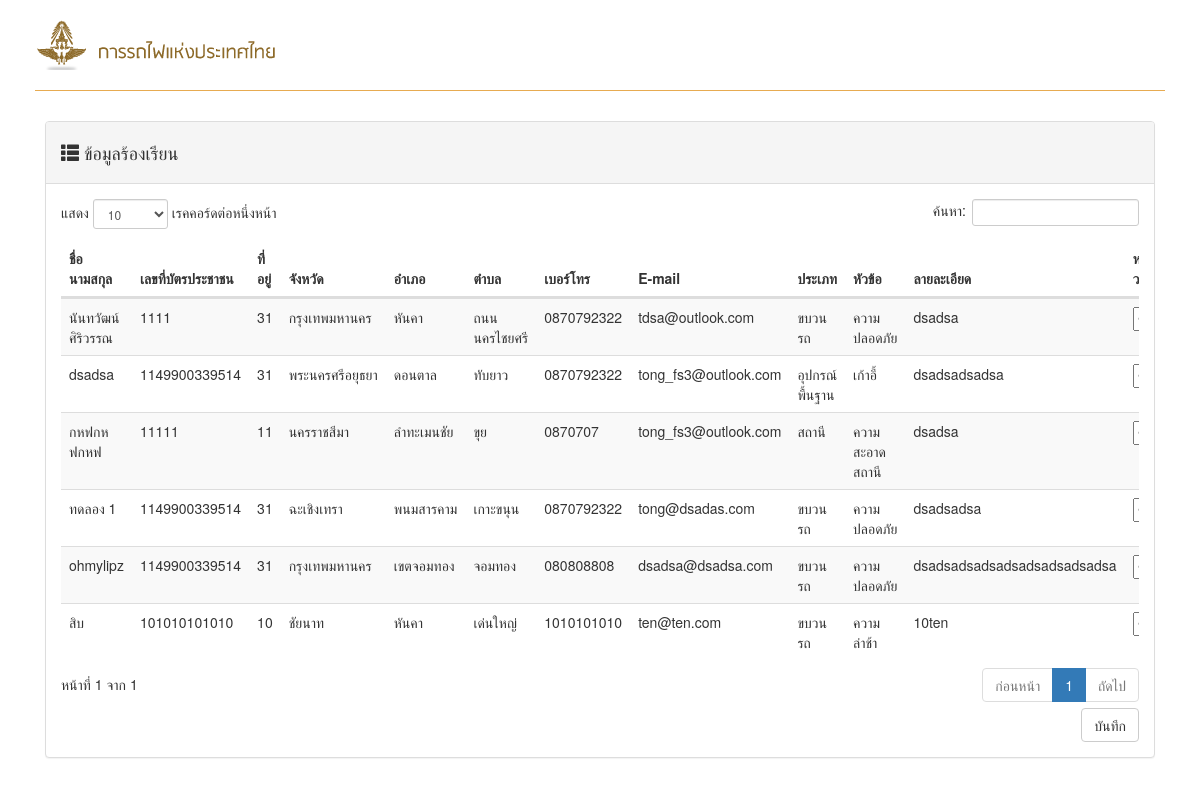
The page /admin/fin_display_complain_admin.php on the database its author committed.
### tables this page shows
CREATE TABLE `complaintform` (
  `complaintform_id` int(10) NOT NULL,
  `complaint_name` varchar(200) NOT NULL,
  `personal_id` varchar(13) NOT NULL,
  `address` varchar(50) NOT NULL,
  `province_id` int(10) NOT NULL,
  `districts_id` int(10) NOT NULL,
  `amphur_id` int(10) NOT NULL,
  `email` varchar(100) NOT NULL,
  `tel` varchar(10) NOT NULL,
  `complainttype_id` int(10) NOT NULL,
  `service_id` int(11) NOT NULL,
  `description` varchar(5000) NOT NULL,
  `status` int(10) NOT NULL,
  `responsible` int(10) NOT NULL
);

CREATE TABLE `province` (
  `PROVINCE_ID` int(5) NOT NULL,
  `PROVINCE_CODE` varchar(2) NOT NULL,
  `PROVINCE_NAME` varchar(150) NOT NULL,
  `GEO_ID` int(5) NOT NULL DEFAULT '0'
);

CREATE TABLE `amphur` (
  `AMPHUR_ID` int(5) NOT NULL,
  `AMPHUR_CODE` varchar(4) NOT NULL,
  `AMPHUR_NAME` varchar(150) NOT NULL,
  `GEO_ID` int(5) NOT NULL DEFAULT '0',
  `PROVINCE_ID` int(5) NOT NULL DEFAULT '0'
);

CREATE TABLE `districts` (
  `DISTRICT_ID` int(11) NOT NULL,
  `DISTRICT_CODE` varchar(6) NOT NULL,
  `DISTRICT_NAME` varchar(150) NOT NULL,
  `AMPHUR_ID` int(11) NOT NULL DEFAULT '0',
  `PROVINCE_ID` int(11) NOT NULL DEFAULT '0',
  `GEO_ID` int(11) NOT NULL DEFAULT '0'
);

CREATE TABLE `complainttype` (
  `complainttype_id` int(10) NOT NULL,
  `complaint_code` varchar(100) NOT NULL
);

CREATE TABLE `service` (
  `complaint_id` int(10) NOT NULL,
  `service_id` int(10) NOT NULL,
  `service_code` varchar(100) NOT NULL
);

### admin/fin_display_complain_admin.php (the view, shortened to what this page needs)
<!DOCTYPE html>
<html lang="en">
<head>
  <link rel="stylesheet" href="../asset\css\bootstrap.css">
  <link rel="stylesheet" href="https://maxcdn.bootstrapcdn.com/font-awesome/4.4.0/css/font-awesome.min.css">
  <link rel="stylesheet" type="text/css" href="../DataTables/datatables.min.css" />
</head>
<body>
  <?php
    include("menu.php");
    require_once 'connect.php';
    $sql="SELECT complaintform.complaint_name,complaintform.personal_id,complaintform.address,province.PROVINCE_NAME,amphur.AMPHUR_NAME,districts.DISTRICT_NAME,complaintform.tel,complaintform.email, complainttype.complaint_code,service.service_code,complaintform.description,complaintform.complaintform_id,complaintform.responsible,complaintform.status FROM complaintform,complainttype,amphur,province,districts,service WHERE complaintform.province_id = province.PROVINCE_ID AND districts.DISTRICT_ID = complaintform.districts_id AND amphur.AMPHUR_ID = complaintform.amphur_id AND complaintform.complainttype_id = complainttype.complainttype_id AND complaintform.service_id = service.service_id and complaintform.status = 1 and complaintform.responsible !=0";
    $result=$conn->query($sql);
    ?>
    <div class="container">
      <div class="col-md-12">
        <div class="panel panel-default">
          <div class="panel-heading">
            <div class="panel-title">
              <h4><span class="glyphicon glyphicon-th-list
    " aria-hidden="true"></span> ข้อมูลร้องเรียน</h4>
            </div>
          </div>
          <div class="panel-body">
            <div class="table-responsive">
              <form name="changcomp" id="changcomp">
              <table class="table table-striped">
                <thead>
                  <tr>
                    <th>ชื่อ นามสกุล</th>
                    <th>เลขที่บัตรประชาชน</th>
                    <th>ที่อยู่</th>
                    <th>จังหวัด</th>
                    <th>อำเภอ</th>
                    <th>ตำบล</th>
                    <th>เบอร์โทร</th>
                    <th>E-mail</th>
                    <th>ประเภท</th>
                    <th>หัวข้อ</th>
                    <th>ลายละเอียด</th>
                    <th>หน่หน่วยงานที่เกียวข้อง</th>
                  </tr>
                </thead>
                <tbody>
                  <?php
                    $i =0;
                  while($row=$result->fetch_assoc()){
                    $i = $i + 1;
                    ?>
                  <tr>
                    <td>
                      <?php echo $row['complaint_name'];?>
                    </td>
                    <td>
                      <?php echo $row['personal_id'];?>
                    </td>
                    <td>
                      <?php echo $row['address'];?>
                    </td>
                    <td>
                      <?php echo $row['PROVINCE_NAME'];?>
                    </td>
                    <td>
                      <?php echo $row['AMPHUR_NAME'];?>
                    </td>
                    <td>
                      <?php echo $row['DISTRICT_NAME'];?>
                    </td>
                    <td>
                      <?php echo $row['tel'];?>
                    </td>
                    <td>
                      <?php echo $row['email'];?>
                    </td>
                    <td>
                      <?php echo $row['complaint_code'];?>
                    </td>
                    <td>
                      <?php echo $row['service_code'];?>
                    </td>
                    <td>
                      <?php echo $row['description'];?>
                    </td>
                    <td>
                      <?php require 'selectunit.php'; ?>
                    </td>
                  </tr>
                  <?php } ?>
                </tbody>
              </table>
              <div align="right"><button align="" type="submit" class="btn btn-default">บันทึก</button></div>
            </form>
            </div>
          </div>
        </div>
      </div>
    </div>
</body>
</html>

### admin/selectunit.php (shortened to what this page needs)
<select id="unit<?=$i;?>" name="unit<?=$i;?>">
  <option value="1" <?php if($row['responsible'] == 1){
    echo "selected";
  } ?>>หน่วยงาน 1
  </option>
  <option value="2" <?php if($row['responsible'] == 2){
    echo "selected";
  } ?>>หน่วยงาน 2
  </option>
  <option value="3" <?php if($row['responsible'] == 3){
    echo "selected";
  } ?>>หน่วยงาน 3
  </option>
</select>

### rows shown on the page
complaintform: complaint_name "นันทวัฒน์ ศิริวรรณ", personal "1111", address "31", province.PROVINCE_NAME "กรุงเทพมหานคร", amphur.AMPHUR_NAME "หันคา", districts.DISTRICT_NAME "ถนนนครไชยศรี", tel "0870792322", email "tdsa@outlook.com", complainttype.complaint_code "ขบวนรถ", service.service_code "ความปลอดภัย", description "dsadsa", responsible "หน่วยงาน 1"
complaintform: complaint_name "dsadsa", personal "1149900339514", address "31", province.PROVINCE_NAME "พระนครศรีอยุธยา", amphur.AMPHUR_NAME "ดอนตาล", districts.DISTRICT_NAME "ทับยาว", tel "0870792322", email "tong_fs3@outlook.com", complainttype.complaint_code "อุปกรณ์พื้นฐาน", service.service_code "เก้าอี้", description "dsadsadsadsa", responsible "หน่วยงาน 1"
complaintform: complaint_name "กหฟกหฟกหฟ", personal "11111", address "11", province.PROVINCE_NAME "นครราชสีมา", amphur.AMPHUR_NAME "ลำทะเมนชัย", districts.DISTRICT_NAME "ขุย", tel "0870707", email "tong_fs3@outlook.com", complainttype.complaint_code "สถานี", service.service_code "ความสะอาดสถานี", description "dsadsa", responsible "หน่วยงาน 2"
complaintform: complaint_name "ทดลอง 1", personal "1149900339514", address "31", province.PROVINCE_NAME "ฉะเชิงเทรา", amphur.AMPHUR_NAME "พนมสารคาม", districts.DISTRICT_NAME "เกาะขนุน", tel "0870792322", email "tong@dsadas.com", complainttype.complaint_code "ขบวนรถ", service.service_code "ความปลอดภัย", description "dsadsadsa", responsible "หน่วยงาน 2"
complaintform: complaint_name "ohmylipz", personal "1149900339514", address "31", province.PROVINCE_NAME "กรุงเทพมหานคร", amphur.AMPHUR_NAME "เขตจอมทอง", districts.DISTRICT_NAME "จอมทอง", tel "080808808", email "dsadsa@dsadsa.com", complainttype.complaint_code "ขบวนรถ", service.service_code "ความปลอดภัย", description "dsadsadsadsadsadsadsadsadsa", responsible "หน่วยงาน 3"
complaintform: complaint_name "สิบ", personal "101010101010", address "10", province.PROVINCE_NAME "ชัยนาท", amphur.AMPHUR_NAME "หันคา", districts.DISTRICT_NAME "เด่นใหญ่", tel "1010101010", email "ten@ten.com", complainttype.complaint_code "ขบวนรถ", service.service_code "ความล่าช้า", description "10ten", responsible "หน่วยงาน 1"
